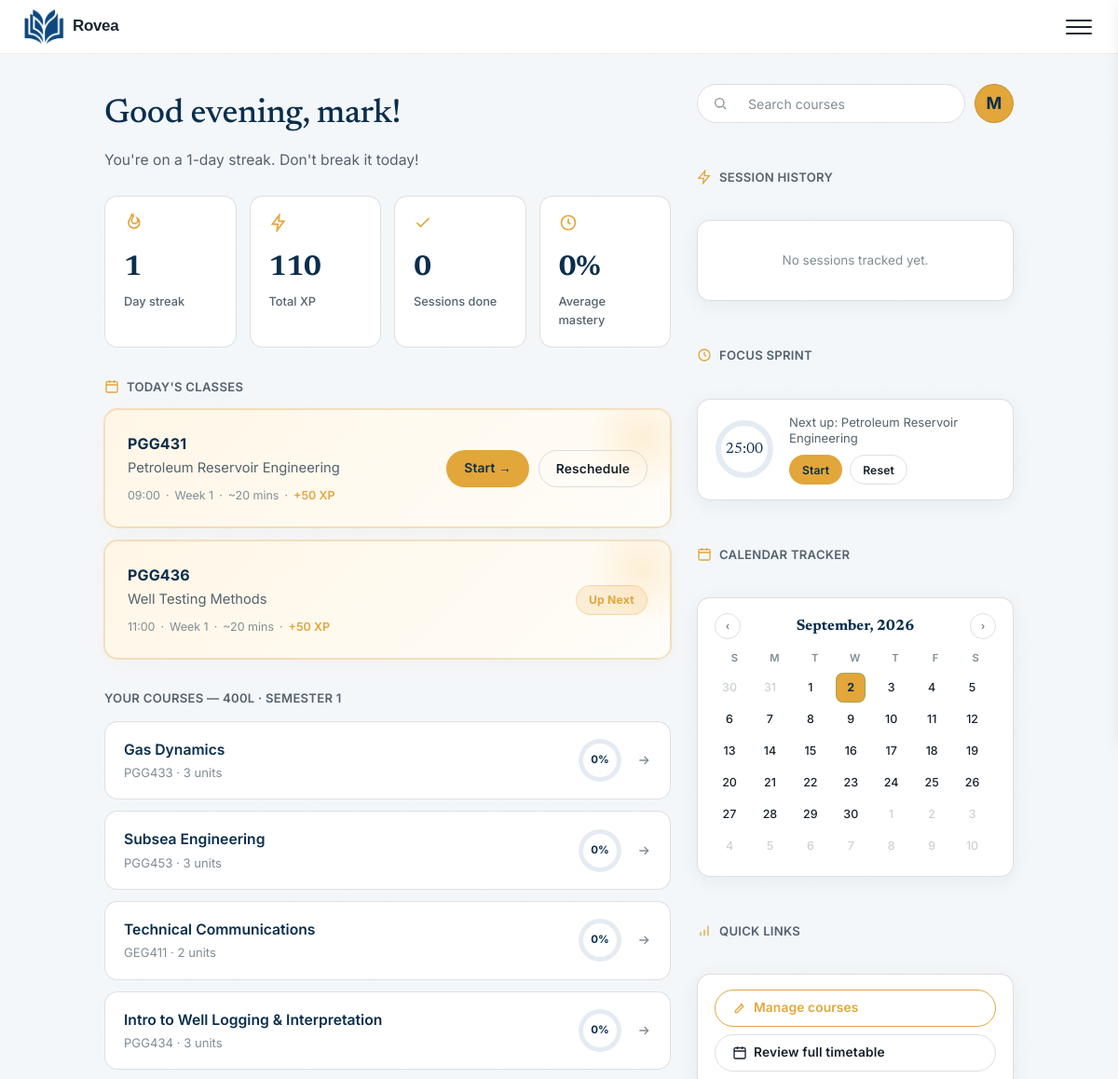
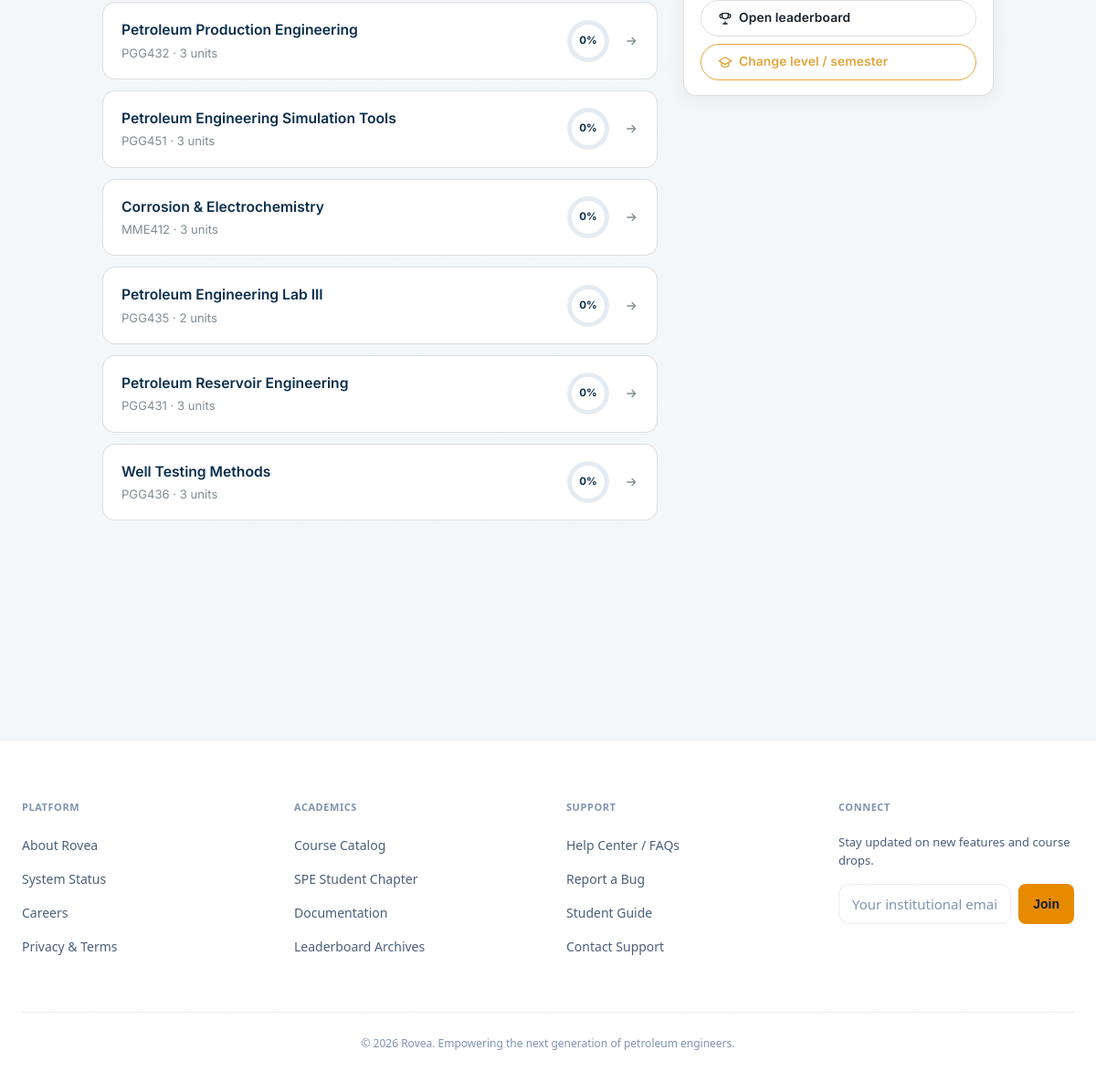
/dashboard/ (signed in), run on the app's committed database (2 pictures, top to bottom).
### core/models.py (models this page shows, shortened)
class StudentProfile(models.Model):
    user = models.OneToOneField(User, on_delete=models.CASCADE, related_name="profile")
    matric_number = models.CharField(max_length=20, blank=True)
    school = models.CharField(max_length=50, choices=SCHOOL_CHOICES, default="unilag")
    department = models.CharField(max_length=50, choices=DEPARTMENT_CHOICES, default="petroleum")
    level = models.CharField(max_length=3, choices=LEVEL_CHOICES)
    semester = models.CharField(max_length=1, choices=SEMESTER_CHOICES)
    is_staff_member = models.BooleanField(default=False)
    elective_courses = models.ManyToManyField(
        'CourseDefinition',
        blank=True,
        related_name="enrolled_students",
        limit_choices_to={"is_elective": True}
    )
    xp = models.IntegerField(default=0)
    streak = models.IntegerField(default=0)
    last_session_date = models.DateField(null=True, blank=True)
    created_at = models.DateTimeField(auto_now_add=True)

class TimetableEntry(models.Model):
    DAYS = [("Mon", "Monday"), ("Tue", "Tuesday"), ("Wed", "Wednesday"), ("Thu", "Thursday"), ("Fri", "Friday")]
    student = models.ForeignKey(StudentProfile, on_delete=models.CASCADE, related_name="timetable")
    course_code = models.CharField(max_length=10)
    course_title = models.CharField(max_length=100)
    day = models.CharField(max_length=3, choices=DAYS)
    time = models.CharField(max_length=10, default="09:00")
    week_number = models.IntegerField(default=1)
    total_weeks = models.IntegerField(default=15)
    is_completed = models.BooleanField(default=False)
    is_missed = models.BooleanField(default=False)
    rescheduled_to = models.DateField(null=True, blank=True)
    class Meta:
        ordering = ["day", "time"]

### core/views.py (the view)
# urls.py: path("dashboard/", views.dashboard_view, name="dashboard"),
@login_required
def dashboard_view(request):
    if not hasattr(request.user, "profile"):
        return redirect("onboarding")
    profile = request.user.profile
    if profile.level == "400" and profile.semester == "2":
        return redirect("siwes")
    timetable = profile.timetable.all()
    course_defs = {
        c.course_code: c
        for c in CourseDefinition.objects.filter(
            course_code__in=timetable.values_list("course_code", flat=True)
        )
    }
    courses = [
        {
            "code": t.course_code,
            "title": t.course_title,
            "units": course_defs[t.course_code].units if t.course_code in course_defs else 3,
        }
        for t in timetable
    ]
    recent_sessions = profile.sessions.all()[:5]
    leaderboard = StudentProfile.objects.select_related("user").order_by("-xp")[:10]
    sessions_done = profile.sessions.count()
    today = timezone.now().strftime("%a")
    todays_courses = profile.timetable.filter(day=today, is_completed=False)
    incomplete_sessions = {
        s.course_code: s
        for s in Session.objects.filter(student=profile, is_complete=False)
    }
    total_courses = timetable.count()
    completed_courses = timetable.filter(is_completed=True).count()
    all_done = total_courses > 0 and completed_courses == total_courses
    return render(request, "core/dashboard.html", {
        "profile": profile,
        "courses": courses,
        "timetable": timetable,
        "recent_sessions": recent_sessions,
        "leaderboard": leaderboard,
        "sessions_done": sessions_done,
        "todays_courses": todays_courses,
        "today": today,
        "incomplete_sessions": incomplete_sessions,
        "all_done": all_done,
    })

### templates/core/dashboard.html (shortened to what this page needs)
{% extends "core/base.html" %}
{% block content %}
<div class="page-container dashboard-grid-container" id="dashboardRoot" data-theme="dark">
  <div class="dashboard-main-col">
    <div class="greeting-section">
      <h2 class="greeting" id="greeting">Hey!</h2>
      <p class="greeting-sub">
        {% if profile.streak > 0 %}
          You're on a {{ profile.streak }}-day streak. Don't break it today!
        {% else %}
          Start a session today to begin your streak!
        {% endif %}
      </p>
    </div>
    <div class="stats-row">
      <div class="stat-card">
        <svg class="ic-lg stat-icon" viewBox="0 0 24 24" fill="none" stroke="currentColor" stroke-width="2"><path d="M12 2c1 3-2 4-2 7a4 4 0 0 0 8 0c0-1-.5-2-1-3 2 1 3 3.5 3 6a7 7 0 0 1-14 0c0-4 3-6 4-10 .3 1 1 2 2 0Z"/></svg>
        <div class="stat-val">{{ profile.streak }}</div>
        <div class="stat-lbl">Day streak</div>
      </div>
      <div class="stat-card">
        <svg class="ic-lg stat-icon" viewBox="0 0 24 24" fill="none" stroke="currentColor" stroke-width="2"><path d="m13 2-9 12h7l-1 8 9-12h-7l1-8Z"/></svg>
        <div class="stat-val">{{ profile.xp }}</div>
        <div class="stat-lbl">Total XP</div>
      </div>
      <div class="stat-card">
        <svg class="ic-lg stat-icon" viewBox="0 0 24 24" fill="none" stroke="currentColor" stroke-width="2"><path d="M20 6 9 17l-5-5"/></svg>
        <div class="stat-val">{{ sessions_done }}</div>
        <div class="stat-lbl">Sessions done</div>
      </div>
      <div class="stat-card">
        <svg class="ic-lg stat-icon" viewBox="0 0 24 24" fill="none" stroke="currentColor" stroke-width="2"><circle cx="12" cy="12" r="9"/><path d="M12 7v5l3 2"/></svg>
        <div class="stat-val"><span id="masteryStatVal">—</span></div>
        <div class="stat-lbl">Average mastery</div>
      </div>
    </div>
    <p class="section-label">
      <svg class="ic" viewBox="0 0 24 24" fill="none" stroke="currentColor" stroke-width="2"><rect x="3" y="4" width="18" height="17" rx="2"/><path d="M3 9h18M8 2v4M16 2v4"/></svg>
      Today's classes
    </p>
    {% if todays_courses %}
      {% for course in todays_courses %}
      <div class="today-card">
        <div>
          <div class="tc-code">{{ course.course_code }}</div>
          <div class="tc-title">{{ course.course_title }}</div>
          <div class="tc-meta">
            <span>{{ course.time }}</span> · <span>Week {{ course.week_number }}</span> · <span>~20 mins</span> · <span class="xp">+50 XP</span>
          </div>
        </div>
        <div class="tc-actions">
          {% if forloop.first %}
            {% if course.course_code in incomplete_sessions %}
              <a href="{% url 'session' course.course_code %}" class="btn btn-primary">Resume →</a>
            {% else %}
              <a href="{% url 'session' course.course_code %}" class="btn btn-primary">Start →</a>
            {% endif %}
            <form method="post" action="{% url 'reschedule' course.id %}" style="margin:0;">
              <button type="submit" class="btn btn-white-outline">Reschedule</button>
            </form>
          {% else %}
            <span class="badge badge-amber live-badge">Up Next</span>
          {% endif %}
        </div>
      </div>
      {% endfor %}
    {% endif %}
    <p class="section-label" style="margin-top:32px;">Your courses — {{ profile.level }}L · Semester {{ profile.semester }}</p>
    <div class="course-list" id="courseList">
      {% for course in courses %}
      <a href="{% url 'session' course.code %}" class="course-pill" data-course-search="{{ course.title|lower }} {{ course.code|lower }}">
        <div style="display:flex;align-items:center;min-width:0;">
          <div>
            <div class="course-name">{{ course.title }}</div>
            <div class="course-code">{{ course.code }} · {{ course.units }} units</div>
          </div>
        </div>
        <div style="display:flex;align-items:center;gap:16px;flex-shrink:0;">
          <div class="progress-circle-container">
            <div class="progress-circle-outer" style="--progress-val: {% if course.progress_pct %}{{ course.progress_pct }}{% else %}0{% endif %};">
              <div class="progress-circle-inner">
                <span class="progress-circle-text">{% if course.progress_pct %}{{ course.progress_pct }}{% else %}0{% endif %}%</span>
              </div>
            </div>
          </div>
          <svg class="ic arrow" viewBox="0 0 24 24" fill="none" stroke="currentColor" stroke-width="2"><path d="M5 12h14M13 6l6 6-6 6"/></svg>
        </div>
      </a>
      {% empty %}
      <div class="course-empty">
        No courses added yet. <a href="{% url 'manage_courses' %}">Add your first course →</a>
      </div>
      {% endfor %}
    </div>
  </div>
  <div class="dashboard-side-col">
    <div class="search-header-row">
      <div class="search-container">
        <form method="GET" action="#" class="search-wrapper" onsubmit="event.preventDefault();">
          <svg class="ic" viewBox="0 0 24 24" fill="none" stroke="currentColor" stroke-width="2"><circle cx="11" cy="11" r="7"/><path d="m21 21-4.3-4.3"/></svg>
          <input type="text" name="q" placeholder="Search courses" class="search-input" id="courseSearchInput" autocomplete="off">
        </form>
      </div>
      <div class="header-avatar-frame">
        {% if profile.avatar_url %}
          <img src="{{ profile.avatar_url }}" alt="Profile avatar">
        {% else %}
          <span class="header-avatar-fallback">{{ user.first_name|slice:":1"|upper|default:"R" }}</span>
        {% endif %}
      </div>
    </div>
    <p class="section-label">
      <svg class="ic" viewBox="0 0 24 24" fill="none" stroke="currentColor" stroke-width="2"><path d="M13 2 3 14h8l-1 8 10-12h-8l1-8Z"/></svg>
      Session history
    </p>
    <div class="side-widget-card">
      {% if recent_sessions %}
      <div class="session-list">
        {% for s in recent_sessions %}
        <div class="session-row">
          <div>
            <div class="session-course">{{ s.course_code }}</div>
            <div class="session-date">Wk {{ s.week_number }} · {{ s.started_at|date:"d M" }}</div>
          </div>
          <div>
            <span class="badge {% if s.is_complete %}badge-green{% else %}badge-amber{% endif %}">
              +{{ s.xp_earned }}
            </span>
          </div>
        </div>
        {% endfor %}
      </div>
      {% else %}
      <div style="text-align:center;color:var(--ink-faint);font-size:13.5px;padding:1rem 0;">
        No sessions tracked yet.
      </div>
      {% endif %}
    </div>
    <p class="section-label">
      <svg class="ic" viewBox="0 0 24 24" fill="none" stroke="currentColor" stroke-width="2"><circle cx="12" cy="12" r="9"/><path d="M12 7v5l3 2"/></svg>
      Focus sprint
    </p>
    <div class="side-widget-card focus-widget">
      <div class="focus-ring">
        <svg width="64" height="64" viewBox="0 0 64 64">
          <circle class="focus-ring-bg" cx="32" cy="32" r="28"/>
          <circle class="focus-ring-fg" id="focusRingFg" cx="32" cy="32" r="28" stroke-dasharray="175.9" stroke-dashoffset="0"/>
        </svg>
        <div class="focus-time" id="focusTime">25:00</div>
      </div>
      <div class="focus-info">
        <div class="focus-task" id="focusTask">
          {% if todays_courses %}Next up: {{ todays_courses.0.course_title }}{% else %}Pick a course and start a sprint{% endif %}
        </div>
        <div class="focus-controls">
          <button type="button" class="btn btn-primary btn-xs" id="focusStartBtn">Start</button>
          <button type="button" class="btn btn-white-outline btn-xs" id="focusResetBtn">Reset</button>
        </div>
      </div>
    </div>
    <p class="section-label">
      <svg class="ic" viewBox="0 0 24 24" fill="none" stroke="currentColor" stroke-width="2"><rect x="3" y="4" width="18" height="17" rx="2"/><path d="M3 9h18M8 2v4M16 2v4"/></svg>
      Calendar tracker
    </p>
    <div class="calendar-widget side-widget-card">
      <div class="calendar-header">
        <button class="calendar-nav-btn" id="calPrevBtn" aria-label="Previous month">‹</button>
        <span class="calendar-title" id="calendarMonthTitle">June, 2026</span>
        <button class="calendar-nav-btn" id="calNextBtn" aria-label="Next month">›</button>
      </div>
      <div class="calendar-weekdays">
        <div>S</div><div>M</div><div>T</div><div>W</div><div>T</div><div>F</div><div>S</div>
      </div>
      <div class="calendar-days-grid" id="calendarDaysGrid"></div>
    </div>
    <p class="section-label">
      <svg class="ic" viewBox="0 0 24 24" fill="none" stroke="currentColor" stroke-width="2"><path d="M12 20V10M18 20V4M6 20v-6"/></svg>
      Quick links
    </p>
    <div class="side-widget-card" style="display:flex;flex-direction:column;gap:8px;">
        <a href="{% url 'manage_courses' %}" class="btn btn-white-outline btn-full" style="border-color:var(--amber);color:var(--amber);">
          <svg class="ic" viewBox="0 0 24 24" fill="none" stroke="currentColor" stroke-width="2"><path d="m14.7 6.3 3 3L8 19H5v-3Z"/><path d="m13 4 3 3"/></svg>
          Manage courses
        </a>
       <a href="{% url 'timetable' %}" class="btn btn-white-outline btn-full">
          <svg class="ic" viewBox="0 0 24 24" fill="none" stroke="currentColor" stroke-width="2"><rect x="3" y="4" width="18" height="17" rx="2"/><path d="M3 9h18M8 2v4M16 2v4"/></svg>
          Review full timetable
       </a>
       <a href="{% url 'leaderboard' %}" class="btn btn-white-outline btn-full">
          <svg class="ic" viewBox="0 0 24 24" fill="none" stroke="currentColor" stroke-width="2"><path d="M8 21h8M12 17v4M7 4h10v4a5 5 0 0 1-10 0V4Z"/><path d="M7 6H4a3 3 0 0 0 3 5M17 6h3a3 3 0 0 1-3 5"/></svg>
          Open leaderboard
       </a>
       <a href="{% url 'profile_edit' %}" class="btn btn-white-outline btn-full" style="border-color:var(--amber);color:var(--amber);">
          <svg class="ic" viewBox="0 0 24 24" fill="none" stroke="currentColor" stroke-width="2"><path d="M22 10 12 4 2 10l10 6 10-6Z"/><path d="M6 12.5V17c0 1.5 2.7 3 6 3s6-1.5 6-3v-4.5"/></svg>
          Change level / semester
       </a>
    </div>
  </div>
</div>
{% endblock %}

### data on the page
StudentProfile: streak "1", xp "110", level "400", semester "1"
TimetableEntry: course_code "PGG431", course_title "Petroleum Reservoir Engineering", time "09:00", week_number "1", shows "Start →", shows "Reschedule", title "Petroleum Reservoir Engineering", code "PGG431"
TimetableEntry: course_code "PGG436", course_title "Well Testing Methods", time "11:00", week_number "1", shows "Up Next", title "Well Testing Methods", code "PGG436"
TimetableEntry: title "Gas Dynamics", code "PGG433"
TimetableEntry: title "Subsea Engineering", code "PGG453"
TimetableEntry: title "Technical Communications", code "GEG411"
TimetableEntry: title "Intro to Well Logging & Interpretation", code "PGG434"
TimetableEntry: title "Petroleum Production Engineering", code "PGG432"
TimetableEntry: title "Petroleum Engineering Simulation Tools", code "PGG451"
TimetableEntry: title "Corrosion & Electrochemistry", code "MME412"
TimetableEntry: title "Petroleum Engineering Lab III", code "PGG435"

### other printed values
{{ sessions_done }} "0"
{{ course.units }} "3" "3" "2" "3" "3" "3" "3" "2" "3" "3"
{{ user.first_name|slice:":1"|upper|default:"R" }} "M"
